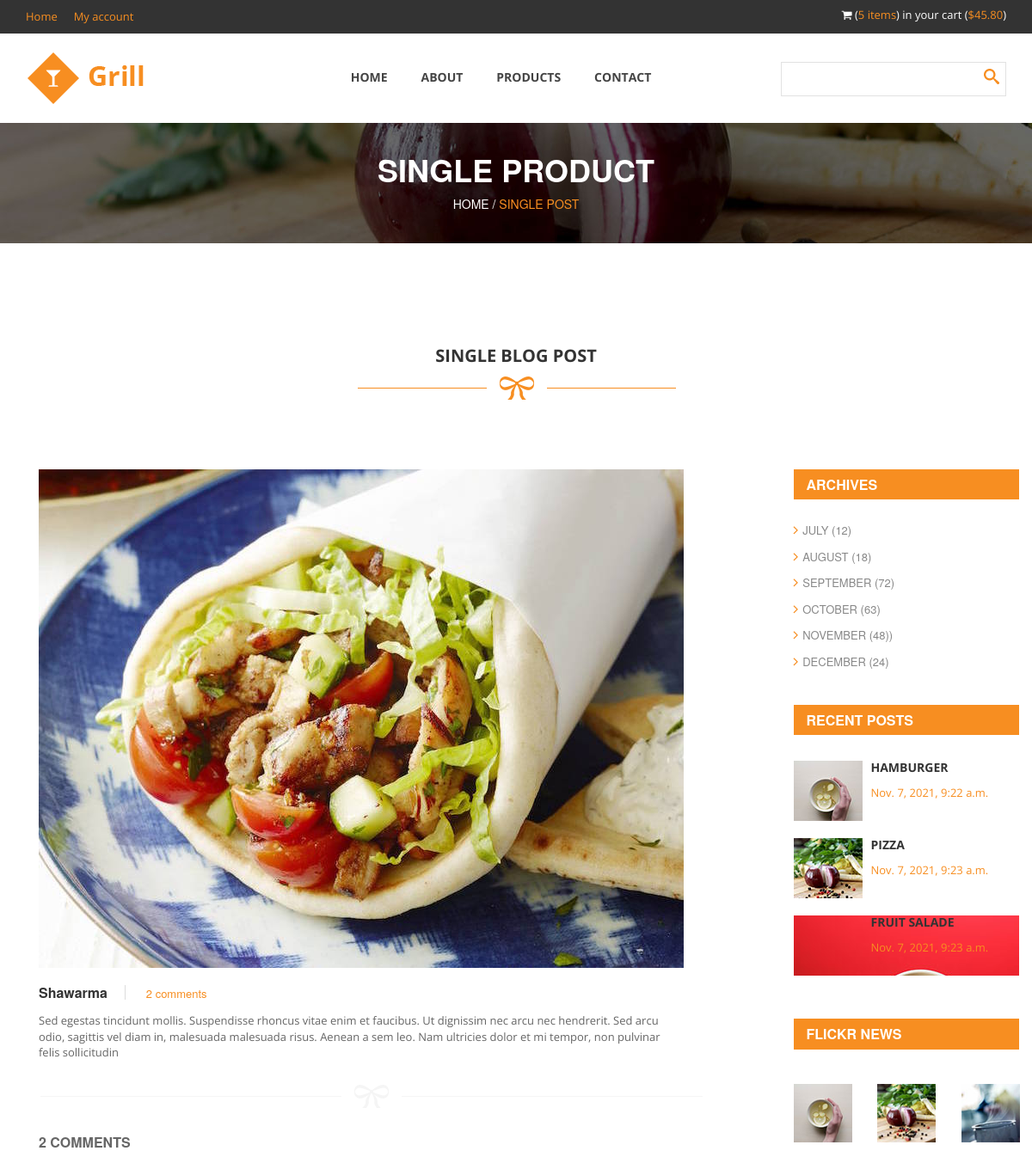
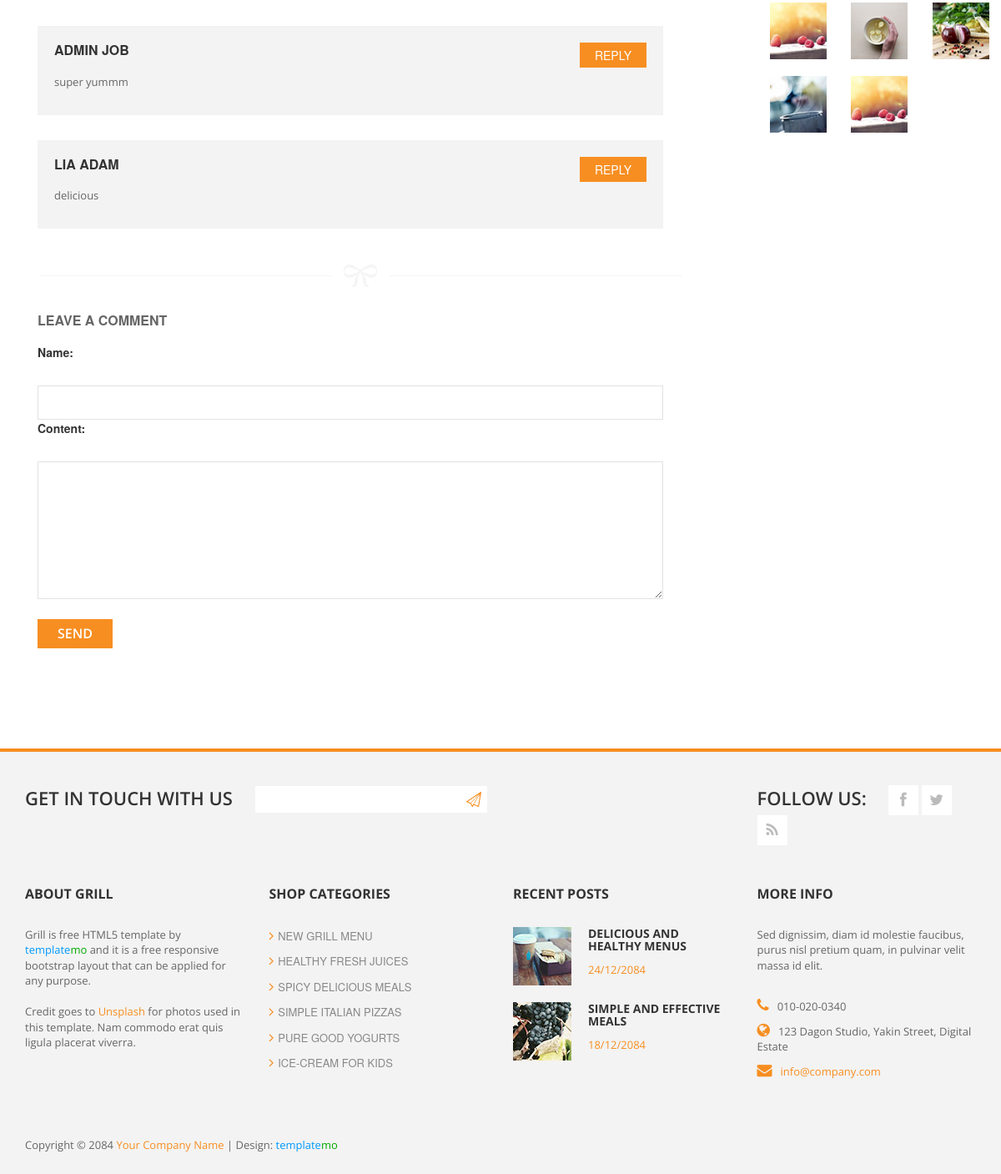
Screenshot of /shawarma/ with the database file from the repository (2 pictures, top to bottom).
### home/models.py (models this page shows, shortened)
class Post(models.Model):
    name  = models.CharField(_("name"), max_length=50)
    content = models.TextField(_("content"))
    created_at = models.DateTimeField(_("created at"), auto_now_add=True)
    image = models.ImageField(_("image"), upload_to='posts')
    slug = models.SlugField(_("slug") , blank=True , null=True)
    class Meta:
        ordering = ('name',)
        verbose_name = _("Post")
        verbose_name_plural = _("Posts")

class Comment(models.Model):
    name = models.CharField(_("name"), max_length=50)
    content = models.TextField(_("content"))
    post = models.ForeignKey(Post,  on_delete=models.CASCADE)
    class Meta:
        verbose_name = _("Comment")
        verbose_name_plural = _("Comments")

class Recent_Post(models.Model):
    post = models.ForeignKey(Post, verbose_name=_("post"), on_delete=models.CASCADE)
    image = models.ImageField(_("image"), upload_to='recents' , blank=True , null=True)
    class Meta:
        verbose_name = 'Recent_Post'
        verbose_name_plural = 'Recent_Posts'

### home/views.py (the view)
# urls.py: path('<slug:slug>/' , views.post_detail , name='post_detail'),
def post_detail(request , slug):
    post_detail = get_object_or_404(Post , slug=slug)
    recent_posts = Recent_Post.objects.all()
    comments = Comment.objects.all()
    comment_form = CommentForm()
    if request.method == 'POST':
        comment_form = CommentForm(request.POST , request.FILES)
        if comment_form.is_valid():
            new_comment  = comment_form.save(commit=False)
            new_comment.post = post_detail
            new_comment.save()
    context = {
        'post_detail': post_detail,
        'recent_posts':recent_posts,
        'comments': comments,
        'comment_form': comment_form
    }
    return render(request , 'home/post_detail.html' , context)

### home/forms.py
class CommentForm(forms.ModelForm):
    class Meta:
        model = Comment
        fields = ('name' , 'content' ,)

### templates/home/post_detail.html (shortened to what this page needs)
{% extends 'base.html' %}
{% load static %}
{% block content %}
<div id="heading">
    <div class="container">
        <div class="row">
            <div class="col-md-12">
                <div class="heading-content">
                    <h2>Single Product</h2>
                    <span>Home / <a href="single-post.html">Single Post</a></span>
                </div>
            </div>
        </div>
    </div>
</div>
<div id="product-post">
    <div class="container">
        <div class="row">
            <div class="col-md-12">
                <div class="heading-section">
                    <h2>Single Blog Post</h2>
                    <img src="{% static 'images/under-heading.png' %}" alt="" />
                </div>
            </div>
        </div>
        <div id="single-blog" class="page-section first-section">
            <div class="container">
                <div class="row">
                    <div class="product-item col-md-12">
                        <div class="row">
                            <div class="col-md-8">
                                    <div class="image">
                                        <div class="image-post">
                                            <img src="{{ post_detail.image.url }}" alt="">
                                        </div>
                                    </div>
                                    <div class="product-content">
                                        <div class="product-title">
                                            <h3>{{ post_detail.name }}</h3>
                                            <span class="subtitle">{{ comments.count }} comments</span>
                                        </div>
                                        <p>
                                            {{ post_detail.content }}
                                        </p>
                                    </div>
                                    <div class="divide-line">
                                    <img src="images/div-line.png" alt="" />
                                    </div>
                                    <div class="comments-title">
                                        <div class="comment-section">
                                            <h4>{{ comments.count }} comments</h4>
                                        </div>
                                    </div>
                                    <div class="all-comments">
                                        {% for comment in comments  %}
                                        <div class="view-comments">
                                            <div class="comments">
                                                <div class="comment-body">
                                                    <h6>{{ comment.name}}</h6>
                                                    <a href="#" class="hidden-xs">Reply</a>
                                                   <p>
                                                       {{ comment.content }}
                                                   </p>
                                                </div>
                                            </div>
                                        </div>
                                        {% endfor %}
                                    </div>
                                    <div class="divide-line">
                                    <img src="{% static 'images/div-line.png' %}" alt="" />
                                    </div>
                                <div class="leave-comment">
                                    <div class="leave-one">
                                        <h4>Leave a comment</h4>
                                    </div>
                                </div>
                                <div class="leave-form">
                                    <form action="#" method="post" class="leave-comment" enctype="multipart/form-data">
                                       {{ comment_form }}
                                        <div class="send">
                                            <button type="submit">Send</button>
                                        </div>
                                    </form>
                                </div>
                            </div>
                            <div class="col-md-3 col-md-offset-1">
                                <div class="side-bar">
                                    <div class="news-letters">
                                        <h4>Archives</h4>
                                        <div class="archives-list">
                                            <ul>
                                                <li><a href="#"><i class="fa fa-angle-right"></i>July (12)</a></li>
                                                <li><a href="#"><i class="fa fa-angle-right"></i>August (18)</a></li>
                                                <li><a href="#"><i class="fa fa-angle-right"></i>September (72)</a></li>
                                                <li><a href="#"><i class="fa fa-angle-right"></i>October (63)</a></li>
                                                <li><a href="#"><i class="fa fa-angle-right"></i>November (48))</a></li>
                                                <li><a href="#"><i class="fa fa-angle-right"></i>December (24)</a></li>
                                            </ul>
                                        </div>
                                    </div>
                                    <div class="recent-post">
                                        <h4>Recent Posts</h4>
                                        <div class="posts">
                                            {% for recent in recent_posts  %}
                                            <div class="recent-post">
                                                <div class="recent-post-thumb">
                                                    <img  src="{{ recent.image.url }}" alt="">
                                                </div>
                                                <div class="recent-post-info">
                                                    <h6><a href="#">{{ recent.post.name}}</a></h6>
                                                    <span>{{ recent.post.created_at }}</span>
                                                </div>
                                            </div>
                                            {% endfor %}
                                        </div>
                                    </div>
                                    <div class="advertisement">
                                        <h4>Flickr news</h4>
                                        <div class="flickr-images">
                                            <div class="row">
                                                <div class="col-md-4 col-sm-2 col-xs-3">
                                                    <img src="{% static 'images/flickr-image1.jpg' %}" alt="">
                                                </div>
                                                <div class="col-md-4 col-sm-2 col-xs-3">
                                                    <img src="{% static 'images/flickr-image2.jpg' %}" alt="">
                                                </div>
                                                <div class="col-md-4 col-sm-2 col-xs-3">
                                                    <img src="{% static 'images/flickr-image3.jpg' %}" alt="">
                                                </div>
                                                <div class="col-md-4 col-sm-2 col-xs-3">
                                                    <img src="{% static 'images/flickr-image4.jpg' %}" alt="">
                                                </div>
                                                <div class="col-md-4 col-sm-2 col-xs-3">
                                                    <img src="{% static 'images/flickr-image1.jpg' %}" alt="">
                                                </div>
                                                <div class="col-md-4 col-sm-2 col-xs-3">
                                                    <img src="{% static 'images/flickr-image2.jpg' %}" alt="">
                                                </div>
                                                <div class="col-md-4 col-sm-2 col-xs-3">
                                                    <img src="{% static 'images/flickr-image3.jpg' %}" alt="">
                                                </div>
                                                <div class="col-md-4 col-sm-2 col-xs-3">
                                                    <img src="{% static 'images/flickr-image4.jpg' %}" alt="">
                                                </div>
                                            </div>
                                        </div>
                                    </div>
                                </div>
                            </div>
                        </div>
                    </div>
                </div>
            </div>
        </div>
    </div>
</div>
{% endblock content %}

### static/css/templatemo_style.css (style rules this page uses)
a { text-decoration: none; color: #f78e21; }
p { font-family: 'Open Sans', sans-serif; font-size: 13px; color: #666; }
.heading-section { text-align: center; padding: 100px 0 80px 0; }
.heading-section h2 { font-family: 'Open Sans', sans-serif; font-size: 20px; color: #333; font-weight: 700; text-transform: uppercase; }
*, *:before, *:after { -moz-box-sizing: border-box; -webkit-box-sizing: border-box; box-sizing: border-box; }
#heading { background-image: url(../images/bg-image.jpg); height: 140px; }
#heading h2 { font-size: 36px; font-weight: 700; color: #fff; text-transform: uppercase; }
#heading span { color: #fff; text-transform: uppercase; }
.heading-content { text-align: center; margin-top: 35px; }
.image-post { overflow: hidden; }
.product-title h3 { font-size: 16px; font-weight: 700; color: #333; display: inline-block; margin-right: 20px; border-right: 1px solid #ddd; padding-right: 20px; }
.product-title span { display: inline-block; font-size: 13px; color: #f78e21; }
.product-content p { margin-top: 5px; padding-bottom: 15px; }
.comment-section h4 { margin-top: 30px; font-size: 16px; color: #666; font-weight: 700; text-transform: uppercase; }
.all-comments { margin-top: 40px; margin-bottom: 40px; }
.comments { margin-top: 30px; }
.comment-body { background-color: #f3f3f3; padding: 20px; overflow: hidden; position: relative; }
.comment-body h6 { font-size: 16px; font-weight: 700; color: #333; text-transform: uppercase; margin-bottom: 5px; margin-top: 0px; }
.comment-body p { margin-top: 20px; }
.comment-body a { text-transform: uppercase; font-size: 14px; color: #fff; background-color: #f78e21; width: 80px; height: 30px; line-height: 30px; text-align: center; display: inline-block; position: absolute; top: 20px; right: 20px; }
.leave-comment h4 { margin-top: 30px; padding-bottom: 10px; font-size: 16px; color: #666; font-weight: 700; text-transform: uppercase; }
input, textarea { padding: 10px; border: 1px solid #e2e2e2; width: 100%; margin-top: 25px; font-size: 13px; font-style: italic; font-weight: 300; color: #aaa; outline: none; }
textarea { height: 165px; max-height: 180px; max-width: 770px; line-height: 18px; width: 100% }
.send button { width: 90px; color: #fff; cursor: pointer; height: 35px; line-height: 30px; text-align: center; background-color: #f78e21; font-family: 'Open Sans', sans-serif; font-size: 16px; font-style: normal; font-weight: 600; text-transform: uppercase; border: 0; outline: none; }
.send { margin-top: 20px; }
.side-bar h4 { font-size: 16px; font-weight: 700; color: #fff; text-transform: uppercase; background-color: #f78e21; margin-top: 0px; padding: 9px 15px 9px 15px; }
.archives-list ul { margin-top: 25px !important; padding-bottom: 30px !important; margin: 0; padding: 0; }
.archives-list li { list-style: none; margin: 10px 0; }
.archives-list i { font-size: 16px; margin-right: 5px; color: #f78e21; }
.archives-list a { text-transform: uppercase; color: #888; font-size: 13px; }
.recent-post { overflow: hidden; margin-bottom: 20px; }
.recent-post-thumb { float: left; margin-right: 20px !important; width: 70px; height: 70px; }
.recent-post-info { overflow: hidden; }
.recent-post-info h6 { font-family: 'Open Sans', sans-serif; font-size: 14px; font-weight: 700; text-transform: uppercase; margin-top: 0; }
.posts { margin-top: 30px; margin-bottom: 30px; }
.recent-post-info a { color: #333; }
.recent-post-info span { font-family: 'Open Sans', sans-serif; font-size: 13px; color: #f78e21; }
.flickr-images { margin-top: 20px; }
.flickr-images img { margin-top: 20px; overflow: hidden !important; width: 68px; }
.recent-post-thumb { float: left; margin-right: 10px; width: 70px; height: 70px; }
@media screen and (min-width: 995px) { body { overflow-x: hidden; } }

### rows the page displays
Post: image (picture), name "Shawarma", content "Sed egestas tincidunt mollis. Suspendisse rhoncus vitae enim et faucibus. Ut dignissim nec arcu nec hendrerit. Sed arcu odio, sagittis vel diam in, malesuada malesuada risus. Aenean a sem leo. Nam ultricies dolor et mi tempor, non pulvinar felis sollicitudin"
Comment: name "ADMIN JOB", content "super yummm"
Comment: name "LIA ADAM", content "delicious"
Recent_Post: image (picture), post.name "HAMBURGER", post.created_at "Nov. 7, 2021, 9:22 a.m."
Recent_Post: image (picture), post.name "PIZZA", post.created_at "Nov. 7, 2021, 9:23 a.m."
Recent_Post: image (picture), post.name "FRUIT SALADE", post.created_at "Nov. 7, 2021, 9:23 a.m."

### other values shown
{{ comments.count }} "2"
